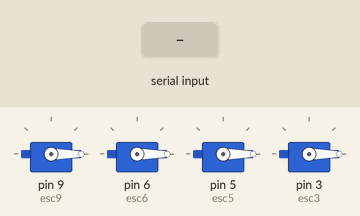
Recording of a sketch running on a simulated Arduino Uno, built with avr-gcc and run on an emulated ATmega328P. Parts: 4 × servo. Inputs (shaded band) come from the test bench. What the sketch prints to the serial monitor is not drawn.

Above: at 1.2 s.
1.3 s: "U*" received over Serial
2.8 s: "30,150*" received over Serial
At 3.8 s:
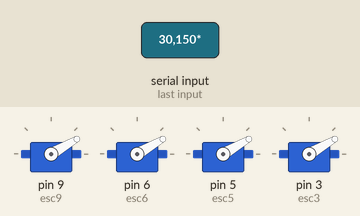
4.3 s: "S*" received over Serial
At 4.9 s:
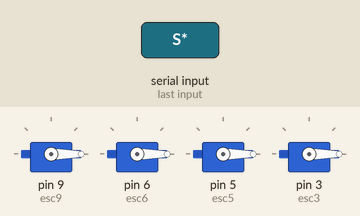
Timing chart, 0 to 7.3 s (numbered marks = the images above; inputs shaded):
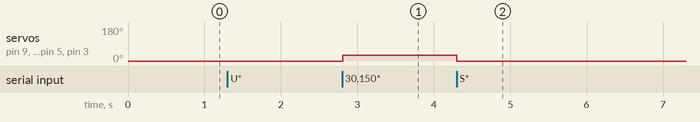

The sketch:

moterStartWPhone.ino
```cpp
#include <Servo.h>
Servo esc3, esc5, esc6, esc9;
int motorSpeed =0;
int flag = 0;
String data;

void setup() {
  Serial.begin(9600);
  Serial.setTimeout(5000);
  instructions();
  esc9.attach(9);
  esc6.attach(6);
  esc5.attach(5);
  esc3.attach(3);
}

void loop() {

  if(Serial.available() > 0){
      data = Serial.readStringUntil('*');
      flag=0;
  }
  if(data.equalsIgnoreCase("U")){
    motorSpeed = up();
  }
  if(motorSpeed >180){
    motorSpeed = 180;
  }
  if(data.equalsIgnoreCase("D")){
      for(int i=motorSpeed; i>=0; i--){
        setLevel(i);
        delay(100);
        if(i <= 20){
          setLevel(0);
          motorSpeed=0;
          break;
        }
    }
    flag = 1;
  }
  if(data.equalsIgnoreCase("S")){
    motorSpeed = 0;
  }
  if(flag==0){
    setLevel(motorSpeed);
    Serial.println("Speed:" + motorSpeed);
    instructions();
    flag = 1;
  }
}

int up(){
  int upAmount=0;
  Serial.println("How much up?, end with a *");
  data = Serial.readStringUntil('*');
  upAmount = data.toInt();
  return upAmount;
}

void setLevel(int level){
    esc3.write(level);
    esc5.write(level);
    esc6.write(level);
    esc9.write(level);
}

void instructions(){
  Serial.println("Always end your line with a *");
  Serial.println("Type U for up\n");
  Serial.println("Type S for stop\n");
  Serial.println("Type D for a gradual down");
}
```

Measured:
- after the input at 1.3 s, every drawn part: stays the same
- after the input at 2.8 s, servo on pin 9 (esc9), servo on pin 6 (esc6), servo on pin 5 (esc5), servo on pin 3 (esc3): 0° → 30° at once
- after the input at 4.3 s, servo on pin 9 (esc9), servo on pin 6 (esc6), servo on pin 5 (esc5), servo on pin 3 (esc3): 30° → 0° at once
